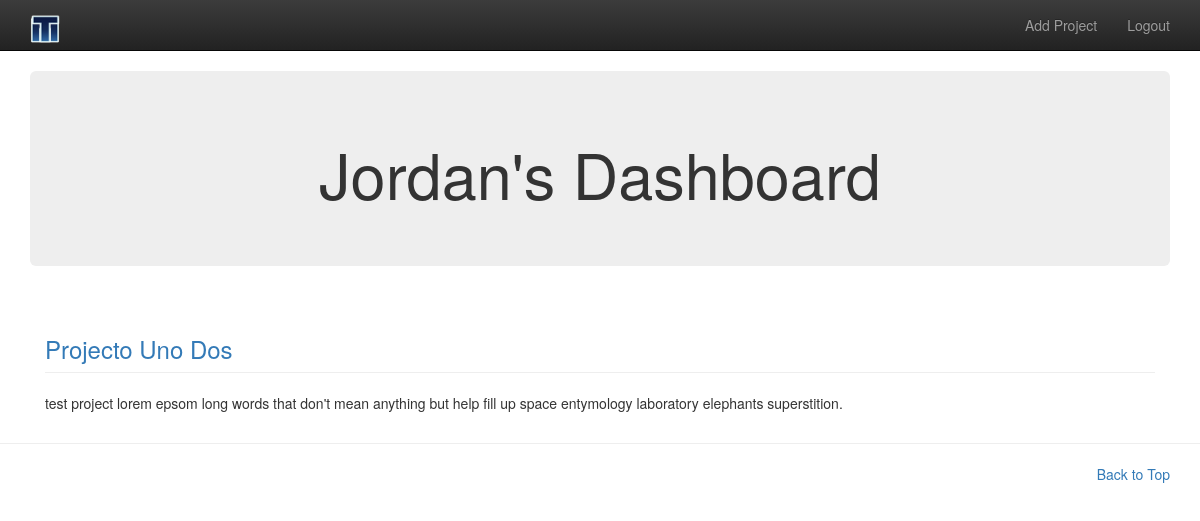
The app's page //dashboard/ (signed in), older data.
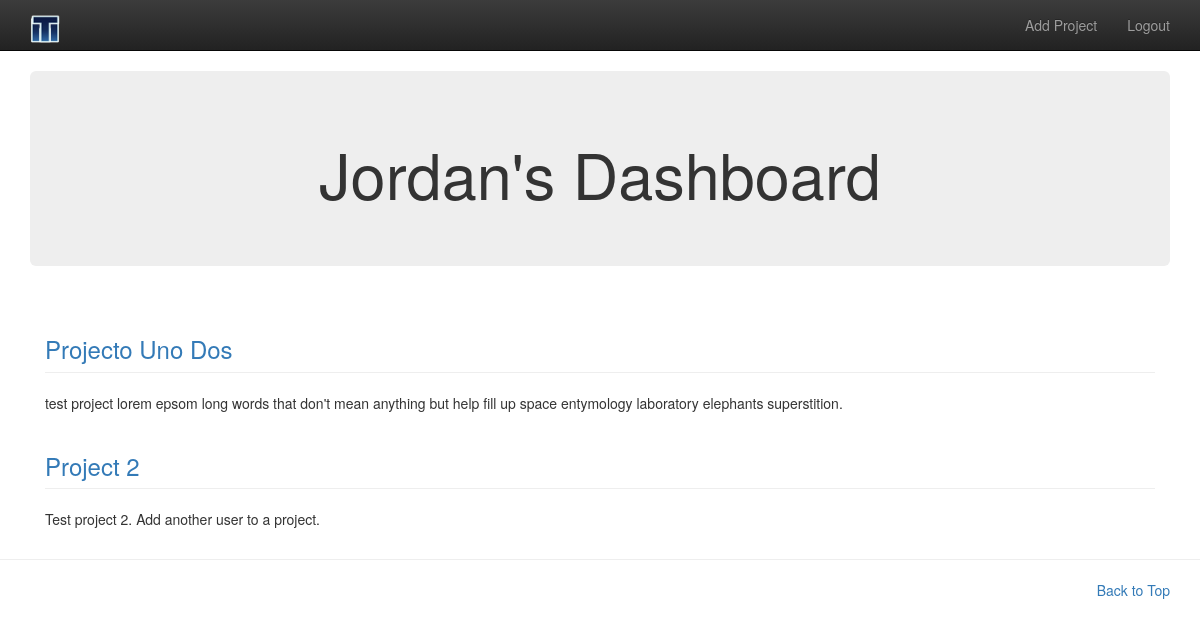
The same page, newer data.
### taskmaster_app/models.py (models this page shows, shortened)
class Resource(models.Model):
    user = models.OneToOneField(User, null=True)
    slug = models.SlugField(max_length=200,default='slug_placeholder')

class Project(models.Model):
    title = models.CharField(max_length=200, unique=True)
    slug = models.SlugField(max_length=200,default='slug_placeholder')
    description = models.TextField()
    date_created = models.DateTimeField(auto_now_add=True)
    last_modified = models.DateTimeField(auto_now=True, default=timezone.now())
    resources = models.ManyToManyField('Resource', related_name='projects')

### taskmaster_app/views.py (the view)
@login_required(login_url='/')
def dashboard(request):
    resource = Resource.objects.get(user=request.user)
    projects = resource.projects.all()
    tasks = resource.tasks.all()
    return render(request, 'taskmaster_app/dashboard.html',{'resource':resource,'projects':projects, 'tasks':tasks})

### templates/taskmaster_app/dashboard.html (shortened to what this page needs)
{% extends 'base.html' %}
{% load static %}
{% block body %}
<div class="jumbotron">
    <h1 align="center">{{resource.user.first_name}}'s Dashboard</h1>
</div>
<div class="col-md-12">
    {% if projects %}
        {% for project in projects %}
            <h3 class="page-header"><a href="{% url 'taskmaster_app:project_view' project=project.slug %}?id={{project.id}}">{{project.title}}</a></h3>
            {{project.description|linebreaks}}
        {% endfor %}
    {% else %}
        <div class="alert alert-warning" align="center">
            <h3>You have been not assigned to any Projects yet.</h3>
        </div>
    {% endif %}
</div>
{% endblock body %}

### templates/base.html (shortened to what this page needs)
{% load staticfiles %}
<!DOCTYPE HTML>
<html lang="en">
<head>
    {% block stylesheets %}
    <link rel="stylesheet" href="{% static 'TaskMaster/bootstrap.min.css' %}"/>
    <link rel="stylesheet" href="{% static 'TaskMaster/bootstrap-theme.min.css' %}"/>
    <link rel="stylesheet" href="{% static 'TaskMaster/bootstrap-theme.css' %}"/>
    {% endblock stylesheets %}
</head>
<body role="document">
    <div class="navbar navbar-inverse navbar-static-top" role="navigation">
        <div class="container">
            <div class="navbar-header">
                {% if user.is_authenticated %}
                    <a class="navbar-brand" href="{% url 'taskmaster_app:dashboard' %}"><img class="img-responsive" style="margin: 0px auto; padding: 0px; float: center;" src="{% static 'TaskMaster/tm_logo.png' %}" alt="Home"></a>
                {% else %}
                    <a class="navbar-brand" href="{% url 'home' %}"><img class="img-responsive" style="margin: 0px auto; padding: 0px; float: center;" src="{% static 'TaskMaster/tm_logo.png' %}" alt="Home"></a>
                {% endif %}
            </div>
            {% if user.is_authenticated %}
            <div class="collapse navbar-collapse" id="bs-example-navbar-collapse-1">
                <ul class="nav navbar-nav navbar-right">
                    <li>
                        <a href="{% url 'taskmaster_app:add_project' %}">Add Project</a>
                    </li>
                    <li>
                        <a href="{% url 'logout' %}">Logout</a>
                    </li>
                </ul>
            </div>
            {% endif %}
        </div>
    </div>
    <div class="container theme-showcase" role="main">
        {% block body %}
        {% endblock body %}
    </div>
    <hr>
    {% block footer %}
    <div class="container marketing">
        <footer>
            <p class="pull-right"><a href="#">Back to Top</a></p>
        </footer>
    </div>
    {% endblock footer %}
</body>
</html>

Row changes from the older to the newer data that the page shows:
added Project: title "Project 2", description "Test project 2. Add another user to a project."
